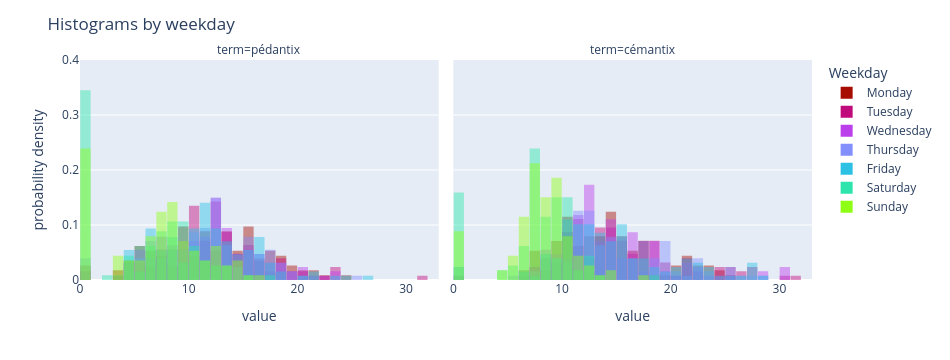

This figure's notebook cell:
### Code cell
fig = px.histogram(
    df_long[~df_long["is_holiday"]],
    x="value",
    color="weekday",
    facet_col="term",
    barmode="overlay",
    opacity=0.45,
    histnorm="probability density",
    category_orders={"weekday": weekday_order, "term": ["pédantix", "cémantix"]},
    color_discrete_sequence=colors,
)

fig.update_traces(xbins=dict(start=0, end=100, size=1))

fig.update_xaxes(range=[0, 33])
fig.update_yaxes(range=[0, 0.4])
fig.update_layout(
    width=950, height=360,
    bargap=0.05,
    title="Histograms by weekday",
    legend_title_text="Weekday",
)

fig.show()

### Figure 1 — Plotly figure (JSON) as saved in the notebook; plotly's stock layout.template omitted (floating-point values rounded to 4 significant figures)
{"data": [{"bingroup": "x", "histnorm": "probability density", "hovertemplate": "weekday=Monday<br>term=pédantix<br>value=%{x}<br>probability density=%{y}<extra></extra>", "legendgroup": "Monday", "marker": {"color": "#a70c03", "opacity": 0.45, "pattern": {"shape": ""}}, "name": "Monday", "orientation": "v", "showlegend": true, "x": [0.0, 3.0, 4.0, 3.0, 4.0, 5.0, 4.0, 4.0, 5.0, 0.0, 6.0, 5.0, 6.0, 9.0, 7.0, 6.0, 8.0, 9.0, 5.0, 11.0, 7.0, 5.0, 6.0, 9.0, 6.0, 9.0, 13.0, 9.0, 17.0, 13.0, 7.0, 20.0, 9.0, 14.0, 11.0, 11.0, 17.0, 13.0, 13.0, 10.0, 10.0, 13.0, 13.0, 16.0, 13.0, 11.0, 14.0, 9.0, 9.0, 14.0, 15.0, 14.0, 15.0, 15.0, 6.0, 16.0, 13.0, 9.0, 12.0, 12.0, 9.0, 12.0, 7.5, 10.0, 8.0, 15.0, 12.0, 8.0, 18.0, 15.0, 12.0, 15.0, 22.0, 17.0, 11.0, 16.0, 21.0, 14.0, 18.0, 24.0, 15.0, 15.0, 15.0, 11.0, 10.0, 7.0, 17.0, 19.0, 0.0, 18.0, 15.0, 19.0, 11.0, 11.0, 13.0, 17.0, 19.0, 11.0, 18.0, 21.0, 12.0, 16.0, 17.0, 9.0, 5.0, 5.0, 10.0, 18.0, 11.0, 20.0, 13.0, 15.0, 14.0], "xaxis": "x", "yaxis": "y", "type": "histogram", "xbins": {"end": 100, "size": 1, "start": 0}}, {"bingroup": "x", "histnorm": "probability density", "hovertemplate": "weekday=Monday<br>term=cémantix<br>value=%{x}<br>probability density=%{y}<extra></extra>", "legendgroup": "Monday", "marker": {"color": "#a70c03", "opacity": 0.45, "pattern": {"shape": ""}}, "name": "Monday", "orientation": "v", "showlegend": false, "x": [12.0, 13.0, 9.0, 8.0, 15.0, 9.0, 11.0, 12.0, 10.0, 8.0, 11.0, 11.0, 14.0, 12.0, 10.0, 7.0, 11.0, 15.0, 14.0, 10.0, 15.0, 9.0, 14.0, 12.0, 10.0, 13.0, 16.0, 14.0, 9.0, 14.0, 7.0, 10.0, 10.0, 6.0, 7.0, 13.0, 9.0, 16.0, 13.0, 12.0, 11.0, 14.0, 14.0, 17.0, 11.0, 14.0, 10.0, 13.0, 20.0, 14.0, 12.0, 15.0, 20.0, 14.0, 7.0, 15.0, 11.0, 6.0, 13.0, 16.0, 10.0, 14.0, 10.5, 7.0, 14.0, 9.0, 17.0, 13.0, 15.0, 21.0, 10.0, 16.0, 23.0, 16.0, 18.0, 17.0, 12.0, 12.0, 17.0, 7.0, 12.0, 13.0, 17.0, 20.0, 10.0, 10.0, 21.0, 25.0, 10.0, 15.0, 15.0, 16.0, 9.0, 17.0, 14.0, 17.0, 21.0, 24.0, 19.0, 17.0, 21.0, 40.0, 22.0, 23.0, 13.0, 9.0, 14.0, 23.0, 15.0, 24.0, 22.0, 22.0, 21.0], "xaxis": "x2", "yaxis": "y2", "type": "histogram", "xbins": {"end": 100, "size": 1, "start": 0}}, {"bingroup": "x", "histnorm": "probability density", "hovertemplate": "weekday=Tuesday<br>term=pédantix<br>value=%{x}<br>probability density=%{y}<extra></extra>", "legendgroup": "Tuesday", "marker": {"color": "#c00a7c", "opacity": 0.45, "pattern": {"shape": ""}}, "name": "Tuesday", "orientation": "v", "showlegend": true, "x": [3.0, 5.0, 4.0, 7.0, 4.0, 5.0, 7.0, 4.0, 4.0, 0.0, 6.0, 5.0, 5.0, 11.0, 11.0, 8.0, 7.0, 7.0, 0.0, 8.0, 7.0, 9.0, 7.0, 10.0, 6.0, 8.0, 9.0, 10.0, 12.0, 13.5, 12.0, 8.0, 13.0, 12.0, 9.0, 12.0, 9.0, 19.0, 12.0, 10.0, 16.0, 12.0, 10.0, 14.0, 12.0, 6.0, 10.0, 18.0, 13.0, 12.0, 10.0, 8.0, 13.0, 12.0, 15.0, 13.0, 8.0, 10.0, 17.0, 12.0, 10.0, 16.0, 13.0, 7.0, 9.0, 9.0, 11.0, 10.0, 11.0, 12.0, 10.0, 12.0, 13.0, 12.0, 12.0, 15.0, 13.0, 12.0, 15.0, 10.0, 13.0, 17.0, 18.0, 18.0, 12.0, 10.0, 23.0, 10.0, 13.0, 23.0, 15.0, 18.0, 20.0, 23.0, 10.0, 11.0, 11.0, 15.5, 31.0, 14.0, 18.0, 16.0, 21.0, 11.0, 10.0, 10.0, 12.0, 10.0, 14.0, 22.0, 14.0, 16.0, 11.0, 20.0, 14.0, 19.0, 15.0, 15.0, 9.0, 8.0, 11.0, 16.0, 12.0, 13.0, 14.0, 15.0], "xaxis": "x", "yaxis": "y", "type": "histogram", "xbins": {"end": 100, "size": 1, "start": 0}}, {"bingroup": "x", "histnorm": "probability density", "hovertemplate": "weekday=Tuesday<br>term=cémantix<br>value=%{x}<br>probability density=%{y}<extra></extra>", "legendgroup": "Tuesday", "marker": {"color": "#c00a7c", "opacity": 0.45, "pattern": {"shape": ""}}, "name": "Tuesday", "orientation": "v", "showlegend": false, "x": [12.0, 11.0, 17.0, 11.0, 12.0, 13.0, 12.0, 11.0, 11.0, 9.0, 9.0, 11.0, 17.0, 14.0, 14.0, 13.0, 10.0, 13.0, 13.0, 13.0, 14.0, 18.0, 16.0, 10.0, 13.0, 11.0, 10.0, 9.0, 15.0, 16.5, 14.0, 6.0, 8.0, 11.0, 18.0, 12.0, 7.0, 8.0, 0.0, 10.0, 18.0, 15.0, 14.0, 15.0, 8.0, 21.0, 14.0, 19.0, 14.0, 14.0, 10.0, 10.0, 18.0, 14.0, 17.0, 19.0, 17.0, 22.0, 19.0, 11.0, 19.0, 13.0, 7.0, 13.0, 15.0, 11.0, 12.0, 16.0, 15.0, 10.0, 11.0, 9.0, 14.0, 26.0, 10.0, 17.0, 26.0, 18.0, 13.0, 11.0, 20.0, 25.0, 25.0, 15.0, 18.0, 13.0, 17.0, 13.0, 13.0, 16.0, 15.0, 18.0, 21.0, 15.0, 10.0, 15.0, 11.0, 17.5, 14.0, 21.0, 14.0, 18.0, 16.0, 8.0, 7.0, 8.0, 17.0, 11.0, 21.0, 24.0, 21.0, 31.0, 10.0, 27.0, 30.0, 24.0, 24.0, 17.0, 11.0, 10.0, 16.0, 18.0, 22.0, 27.0, 25.0, 27.0], "xaxis": "x2", "yaxis": "y2", "type": "histogram", "xbins": {"end": 100, "size": 1, "start": 0}}, {"bingroup": "x", "histnorm": "probability density", "hovertemplate": "weekday=Wednesday<br>term=pédantix<br>value=%{x}<br>probability density=%{y}<extra></extra>", "legendgroup": "Wednesday", "marker": {"color": "#bc3fec", "opacity": 0.45, "pattern": {"shape": ""}}, "name": "Wednesday", "orientation": "v", "showlegend": true, "x": [4.0, 6.0, 6.0, 5.0, 6.0, 6.0, 4.0, 5.0, 5.0, 5.0, 5.0, 7.0, 8.0, 9.0, 11.0, 7.0, 5.0, 4.0, 11.0, 5.0, 8.0, 7.0, 9.0, 7.0, 8.0, 10.0, 7.0, 7.0, 12.0, 13.0, 16.0, 13.0, 10.0, 8.0, 10.0, 7.0, 12.0, 14.0, 9.0, 9.0, 9.0, 11.0, 15.0, 14.0, 8.0, 12.0, 14.0, 17.0, 12.0, 13.0, 11.0, 10.0, 10.0, 7.0, 9.0, 9.0, 12.0, 8.0, 11.0, 19.0, 12.0, 8.0, 10.0, 12.0, 11.0, 12.0, 7.0, 10.0, 12.0, 13.0, 11.0, 11.0, 12.0, 12.0, 16.0, 12.0, 12.0, 18.0, 11.0, 13.0, 16.0, 15.0, 17.0, 19.0, 18.0, 20.0, 12.0, 18.0, 15.0, 10.0, 13.0, 13.0, 20.0, 17.0, 12.0, 10.0, 12.0, 14.0, 13.5, 23.0, 17.0, 22.0, 15.0, 15.0, 16.0, 12.0, 12.0, 14.0, 16.0, 13.0, 23.0, 12.0, 13.0, 20.0, 15.0, 13.0, 16.0, 11.0, 6.0, 7.0, 8.0, 9.0, 13.0, 9.0, 18.0, 15.0, 14.0], "xaxis": "x", "yaxis": "y", "type": "histogram", "xbins": {"end": 100, "size": 1, "start": 0}}, {"bingroup": "x", "histnorm": "probability density", "hovertemplate": "weekday=Wednesday<br>term=cémantix<br>value=%{x}<br>probability density=%{y}<extra></extra>", "legendgroup": "Wednesday", "marker": {"color": "#bc3fec", "opacity": 0.45, "pattern": {"shape": ""}}, "name": "Wednesday", "orientation": "v", "showlegend": false, "x": [12.0, 11.0, 12.0, 14.0, 11.0, 11.0, 11.0, 12.0, 14.0, 12.0, 11.0, 16.0, 14.0, 8.0, 13.0, 9.0, 12.0, 9.0, 11.0, 12.0, 14.0, 11.0, 12.0, 12.0, 11.0, 13.0, 12.0, 9.0, 10.0, 16.0, 14.0, 15.0, 13.0, 13.0, 13.0, 8.0, 12.0, 11.0, 8.0, 8.0, 0.0, 9.0, 12.0, 9.0, 8.0, 16.0, 18.0, 14.0, 12.0, 16.0, 16.0, 14.0, 12.0, 17.0, 14.0, 12.0, 14.0, 15.0, 16.0, 22.0, 18.0, 12.0, 8.0, 7.0, 13.0, 11.0, 12.0, 7.0, 12.0, 15.0, 11.0, 7.0, 9.0, 11.0, 11.0, 10.0, 13.0, 21.0, 18.0, 16.0, 14.0, 21.0, 18.0, 12.0, 16.0, 14.0, 12.0, 14.0, 14.0, 20.0, 15.0, 16.0, 19.0, 21.0, 16.0, 10.0, 12.0, 11.0, 17.0, 18.0, 12.0, 15.0, 12.0, 13.0, 18.0, 11.0, 10.0, 14.0, 16.0, 28.0, 21.0, 28.0, 30.0, 24.0, 18.0, 25.0, 30.0, 22.0, 18.0, 8.0, 10.0, 18.0, 13.0, 23.0, 19.0, 22.0, 30.0], "xaxis": "x2", "yaxis": "y2", "type": "histogram", "xbins": {"end": 100, "size": 1, "start": 0}}, {"bingroup": "x", "histnorm": "probability density", "hovertemplate": "weekday=Thursday<br>term=pédantix<br>value=%{x}<br>probability density=%{y}<extra></extra>", "legendgroup": "Thursday", "marker": {"color": "#838ffd", "opacity": 0.45, "pattern": {"shape": ""}}, "name": "Thursday", "orientation": "v", "showlegend": true, "x": [6.0, 0.0, 4.0, 6.0, 5.0, 5.0, 4.0, 6.0, 4.0, 6.0, 6.0, 6.0, 5.0, 6.0, 5.0, 8.0, 7.0, 11.0, 9.0, 7.0, 6.0, 10.0, 9.0, 8.0, 8.0, 7.0, 6.0, 10.0, 11.0, 12.0, 12.0, 0.0, 11.0, 10.0, 18.0, 10.0, 11.0, 15.0, 9.0, 10.0, 13.0, 10.0, 13.0, 11.0, 13.0, 12.0, 9.0, 12.0, 8.0, 0.0, 15.0, 8.0, 12.0, 8.0, 14.0, 9.0, 15.0, 9.0, 15.0, 18.0, 13.0, 13.0, 11.0, 7.0, 15.0, 10.0, 12.0, 11.0, 12.0, 12.0, 10.0, 12.0, 11.0, 13.0, 12.0, 10.0, 15.0, 18.0, 16.0, 10.0, 17.0, 15.0, 12.0, 16.0, 17.0, 17.0, 12.0, 13.0, 25.0, 12.0, 17.0, 12.0, 19.0, 21.0, 15.0, 4.0, 5.0, 12.0, 15.0, 11.0, 16.0, 19.0, 15.0, 16.0, 17.0, 14.0, 8.0, 11.0, 12.0, 11.0, 16.0, 18.0, 16.0, 12.0, 17.0, 14.0, 13.0, 7.0, 12.0, 0.0, 0.0, 9.0, 11.0, 10.0, 12.0, 20.0, 17.0], "xaxis": "x", "yaxis": "y", "type": "histogram", "xbins": {"end": 100, "size": 1, "start": 0}}, {"bingroup": "x", "histnorm": "probability density", "hovertemplate": "weekday=Thursday<br>term=cémantix<br>value=%{x}<br>probability density=%{y}<extra></extra>", "legendgroup": "Thursday", "marker": {"color": "#838ffd", "opacity": 0.45, "pattern": {"shape": ""}}, "name": "Thursday", "orientation": "v", "showlegend": false, "x": [12.0, 8.0, 13.0, 18.0, 11.0, 11.0, 15.0, 16.0, 11.0, 11.0, 12.0, 11.0, 12.0, 16.0, 10.0, 10.0, 12.0, 13.0, 9.0, 12.0, 12.0, 9.0, 8.0, 11.0, 6.0, 12.0, 14.0, 11.0, 15.0, 15.0, 7.0, 8.0, 14.0, 10.0, 8.0, 12.0, 0.0, 12.0, 13.0, 13.0, 9.0, 11.0, 19.0, 14.0, 13.0, 13.0, 12.0, 11.0, 17.0, 11.0, 19.0, 11.0, 17.0, 19.0, 15.0, 19.0, 16.0, 18.0, 25.0, 18.0, 18.0, 12.0, 19.0, 0.0, 9.0, 12.0, 15.0, 14.0, 12.0, 15.0, 12.0, 10.0, 11.0, 11.0, 14.0, 17.0, 14.0, 19.0, 17.0, 17.0, 20.0, 22.0, 19.0, 23.0, 14.0, 15.0, 12.0, 13.0, 9.0, 11.0, 17.0, 16.0, 14.0, 22.0, 18.0, 0.0, 7.0, 11.0, 15.0, 8.0, 17.0, 12.0, 13.0, 11.0, 17.0, 8.0, 14.0, 16.0, 19.0, 22.0, 17.0, 21.0, 27.0, 28.0, 14.0, 22.0, 25.0, 26.0, 20.0, 6.0, 5.0, 15.0, 15.0, 23.0, 19.0, 22.0, 25.0], "xaxis": "x2", "yaxis": "y2", "type": "histogram", "xbins": {"end": 100, "size": 1, "start": 0}}, {"bingroup": "x", "histnorm": "probability density", "hovertemplate": "weekday=Friday<br>term=pédantix<br>value=%{x}<br>probability density=%{y}<extra></extra>", "legendgroup": "Friday", "marker": {"color": "#2bc1e4", "opacity": 0.45, "pattern": {"shape": ""}}, "name": "Friday", "orientation": "v", "showlegend": true, "x": [4.0, 4.0, 4.0, 6.0, 4.0, 4.0, 5.0, 4.0, 6.0, 6.0, 6.0, 4.0, 6.0, 6.0, 5.0, 6.0, 6.0, 7.0, 9.0, 7.0, 11.0, 8.0, 9.0, 6.0, 11.0, 12.0, 8.0, 10.0, 8.0, 8.0, 13.0, 12.0, 10.0, 11.0, 12.0, 12.0, 7.0, 8.0, 17.0, 13.0, 10.0, 14.0, 11.0, 8.0, 13.0, 13.0, 16.0, 13.0, 16.0, 14.0, 13.0, 12.0, 10.0, 10.0, 7.0, 12.0, 12.0, 10.0, 15.0, 12.0, 11.0, 8.0, 11.0, 11.0, 12.0, 17.0, 8.0, 11.0, 15.0, 11.0, 7.0, 13.0, 8.0, 11.0, 11.0, 10.0, 11.0, 11.0, 10.0, 16.0, 15.0, 13.0, 20.0, 14.0, 14.0, 16.0, 12.5, 15.0, 16.0, 26.0, 14.0, 18.0, 12.0, 15.0, 17.0, 16.0, 10.0, 9.0, 10.0, 24.0, 17.0, 16.0, 23.0, 16.0, 21.0, 10.0, 13.0, 9.0, 11.0, 11.0, 6.0, 18.0, 16.0, 21.0, 11.0, 16.0, 11.0, 15.0, 6.0, 10.0, 6.0, 7.0, 11.0, 8.0, 7.0, 14.0, 15.0, 12.0], "xaxis": "x", "yaxis": "y", "type": "histogram", "xbins": {"end": 100, "size": 1, "start": 0}}, {"bingroup": "x", "histnorm": "probability density", "hovertemplate": "weekday=Friday<br>term=cémantix<br>value=%{x}<br>probability density=%{y}<extra></extra>", "legendgroup": "Friday", "marker": {"color": "#2bc1e4", "opacity": 0.45, "pattern": {"shape": ""}}, "name": "Friday", "orientation": "v", "showlegend": false, "x": [8.0, 9.0, 12.0, 10.0, 10.0, 14.0, 10.0, 12.0, 10.0, 11.0, 12.0, 14.0, 11.0, 20.0, 15.0, 6.0, 13.0, 10.0, 8.0, 8.0, 13.0, 14.0, 10.0, 10.0, 10.0, 12.0, 12.0, 11.0, 11.0, 14.0, 17.0, 14.0, 10.0, 10.0, 12.0, 12.0, 0.0, 0.0, 11.0, 8.0, 11.0, 12.0, 15.0, 12.0, 16.0, 13.0, 11.0, 13.0, 14.0, 18.0, 15.0, 14.0, 17.0, 9.0, 15.0, 13.0, 18.0, 19.0, 17.0, 13.0, 15.0, 23.0, 12.0, 12.0, 9.0, 11.0, 22.0, 15.0, 15.0, 13.0, 10.0, 9.0, 0.0, 9.0, 11.0, 11.0, 11.0, 18.0, 16.0, 17.0, 13.0, 16.0, 20.0, 21.0, 20.0, 19.0, 14.0, 13.0, 10.0, 23.0, 12.0, 22.0, 16.0, 14.0, 13.0, 15.0, 6.0, 10.0, 17.0, 24.0, 8.0, 12.0, 15.0, 10.0, 11.0, 15.0, 8.0, 11.0, 15.0, 21.0, 27.0, 27.0, 27.0, 21.0, 27.0, 26.0, 28.0, 22.0, 21.0, 15.0, 13.0, 7.0, 15.0, 25.0, 23.0, 16.0, 21.0, 22.0], "xaxis": "x2", "yaxis": "y2", "type": "histogram", "xbins": {"end": 100, "size": 1, "start": 0}}, {"bingroup": "x", "histnorm": "probability density", "hovertemplate": "weekday=Saturday<br>term=pédantix<br>value=%{x}<br>probability density=%{y}<extra></extra>", "legendgroup": "Saturday", "marker": {"color": "#2de4ac", "opacity": 0.45, "pattern": {"shape": ""}}, "name": "Saturday", "orientation": "v", "showlegend": true, "x": [0.0, 0.0, 0.0, 6.0, 3.0, 5.0, 0.0, 0.0, 5.0, 0.0, 0.0, 0.0, 0.0, 4.0, 0.0, 5.0, 0.0, 4.0, 0.0, 0.0, 0.0, 0.0, 0.0, 0.0, 5.0, 6.0, 0.0, 6.0, 9.0, 11.0, 0.0, 7.0, 7.0, 0.0, 0.0, 9.0, 0.0, 9.0, 7.0, 10.0, 0.0, 7.0, 7.0, 8.0, 0.0, 0.0, 11.0, 0.0, 0.0, 9.0, 0.0, 12.0, 0.0, 0.0, 10.0, 6.0, 9.0, 7.0, 0.0, 9.0, 7.0, 9.0, 8.0, 0.0, 0.0, 0.0, 0.0, 7.0, 10.0, 15.0, 8.0, 13.0, 12.0, 13.0, 6.0, 13.0, 9.0, 8.0, 12.0, 8.0, 8.0, 8.0, 11.0, 5.0, 9.0, 8.0, 0.0, 17.0, 10.0, 8.0, 10.0, 10.0, 5.0, 8.0, 8.0, 0.0, 4.0, 10.0, 11.0, 0.0, 9.0, 9.0, 6.0, 9.0, 7.0, 8.0, 0.0, 4.0, 4.0, 5.0, 7.0, 6.0, 2.0], "xaxis": "x", "yaxis": "y", "type": "histogram", "xbins": {"end": 100, "size": 1, "start": 0}}, {"bingroup": "x", "histnorm": "probability density", "hovertemplate": "weekday=Saturday<br>term=cémantix<br>value=%{x}<br>probability density=%{y}<extra></extra>", "legendgroup": "Saturday", "marker": {"color": "#2de4ac", "opacity": 0.45, "pattern": {"shape": ""}}, "name": "Saturday", "orientation": "v", "showlegend": false, "x": [8.0, 7.0, 10.0, 10.0, 9.0, 7.0, 6.0, 9.0, 10.0, 7.0, 10.0, 8.0, 7.0, 12.0, 10.0, 7.0, 12.0, 9.0, 0.0, 7.0, 7.0, 8.0, 10.0, 4.0, 7.0, 10.0, 9.0, 7.0, 8.0, 10.0, 7.0, 9.0, 10.0, 7.0, 0.0, 7.0, 18.0, 12.0, 0.0, 7.0, 12.0, 10.0, 7.0, 10.0, 8.0, 8.0, 9.0, 0.0, 9.0, 0.0, 7.0, 10.0, 0.0, 0.0, 7.0, 8.0, 0.0, 0.0, 0.0, 7.0, 7.0, 0.0, 0.0, 9.0, 0.0, 7.0, 10.0, 9.0, 8.0, 10.0, 10.0, 6.0, 7.0, 0.0, 7.0, 7.0, 0.0, 6.0, 7.0, 9.0, 6.0, 9.0, 9.0, 5.0, 5.0, 4.0, 9.0, 0.0, 8.0, 0.0, 9.0, 7.0, 0.0, 8.0, 7.0, 8.0, 5.0, 12.0, 13.0, 8.0, 10.0, 11.0, 11.0, 9.0, 9.0, 8.0, 6.0, 7.0, 10.0, 6.0, 7.0, 9.0, 6.0], "xaxis": "x2", "yaxis": "y2", "type": "histogram", "xbins": {"end": 100, "size": 1, "start": 0}}, {"bingroup": "x", "histnorm": "probability density", "hovertemplate": "weekday=Sunday<br>term=pédantix<br>value=%{x}<br>probability density=%{y}<extra></extra>", "legendgroup": "Sunday", "marker": {"color": "#8efe15", "opacity": 0.45, "pattern": {"shape": ""}}, "name": "Sunday", "orientation": "v", "showlegend": true, "x": [0.0, 3.0, 3.0, 0.0, 3.0, 0.0, 3.0, 4.0, 0.0, 4.0, 5.0, 0.0, 0.0, 0.0, 0.0, 6.0, 0.0, 0.0, 0.0, 0.0, 6.0, 0.0, 6.0, 0.0, 5.0, 0.0, 5.0, 7.0, 15.0, 11.0, 14.0, 0.0, 12.0, 8.0, 0.0, 9.0, 8.0, 13.0, 0.0, 8.5, 7.0, 13.0, 9.0, 0.0, 8.0, 7.0, 7.0, 0.0, 10.0, 12.0, 8.0, 14.0, 8.0, 7.5, 0.0, 8.0, 7.0, 7.0, 7.0, 7.0, 0.0, 16.0, 9.0, 8.0, 0.0, 0.0, 0.0, 10.0, 12.0, 11.0, 6.0, 9.0, 8.0, 10.0, 8.0, 12.0, 10.0, 7.0, 12.0, 12.0, 6.0, 7.0, 11.0, 14.0, 9.0, 4.0, 8.0, 13.0, 8.0, 9.0, 12.0, 11.0, 10.0, 6.0, 0.0, 8.0, 8.0, 0.0, 14.0, 7.0, 8.0, 8.0, 9.0, 9.0, 6.0, 5.0, 7.0, 4.0, 3.0, 7.0, 10.0, 6.0, 6.0], "xaxis": "x", "yaxis": "y", "type": "histogram", "xbins": {"end": 100, "size": 1, "start": 0}}, {"bingroup": "x", "histnorm": "probability density", "hovertemplate": "weekday=Sunday<br>term=cémantix<br>value=%{x}<br>probability density=%{y}<extra></extra>", "legendgroup": "Sunday", "marker": {"color": "#8efe15", "opacity": 0.45, "pattern": {"shape": ""}}, "name": "Sunday", "orientation": "v", "showlegend": false, "x": [7.0, 7.0, 6.0, 9.0, 7.0, 17.0, 9.0, 9.0, 6.0, 7.0, 7.0, 9.0, 8.0, 10.5, 10.0, 7.0, 11.0, 7.0, 7.0, 13.0, 9.0, 9.0, 14.0, 7.0, 7.0, 7.0, 5.0, 8.0, 7.0, 10.0, 9.0, 8.0, 10.0, 0.0, 0.0, 7.0, 7.0, 0.0, 0.0, 9.0, 7.0, 7.0, 9.0, 8.0, 14.0, 8.0, 7.0, 8.0, 8.0, 6.0, 8.0, 9.0, 7.0, 12.0, 11.0, 6.0, 8.0, 7.0, 6.0, 10.0, 7.0, 10.0, 0.0, 0.0, 11.0, 0.0, 10.0, 9.0, 9.0, 11.0, 6.0, 9.0, 7.0, 8.0, 10.0, 6.0, 0.0, 0.0, 6.0, 7.0, 6.0, 4.0, 6.0, 5.0, 5.0, 9.0, 9.0, 0.0, 8.0, 9.0, 7.0, 9.0, 8.0, 5.0, 6.0, 8.0, 5.0, 9.0, 10.0, 8.0, 9.0, 12.0, 11.0, 8.0, 12.0, 8.0, 7.0, 4.0, 6.0, 6.0, 9.0, 9.0, 8.0], "xaxis": "x2", "yaxis": "y2", "type": "histogram", "xbins": {"end": 100, "size": 1, "start": 0}}], "layout": {"xaxis": {"anchor": "y", "domain": [0.0, 0.49], "title": {"text": "value"}, "range": [0, 33]}, "yaxis": {"anchor": "x", "domain": [0.0, 1.0], "title": {"text": "probability density"}, "range": [0, 0.4]}, "xaxis2": {"anchor": "y2", "domain": [0.51, 1.0], "matches": "x", "title": {"text": "value"}, "range": [0, 33]}, "yaxis2": {"anchor": "x2", "domain": [0.0, 1.0], "matches": "y", "showticklabels": false, "range": [0, 0.4]}, "annotations": [{"font": {}, "showarrow": false, "text": "term=pédantix", "x": 0.245, "xanchor": "center", "xref": "paper", "y": 1.0, "yanchor": "bottom", "yref": "paper"}, {"font": {}, "showarrow": false, "text": "term=cémantix", "x": 0.755, "xanchor": "center", "xref": "paper", "y": 1.0, "yanchor": "bottom", "yref": "paper"}], "legend": {"title": {"text": "Weekday"}, "tracegroupgap": 0}, "margin": {"t": 60}, "barmode": "overlay", "width": 950, "height": 360, "bargap": 0.05, "title": {"text": "Histograms by weekday"}}}
